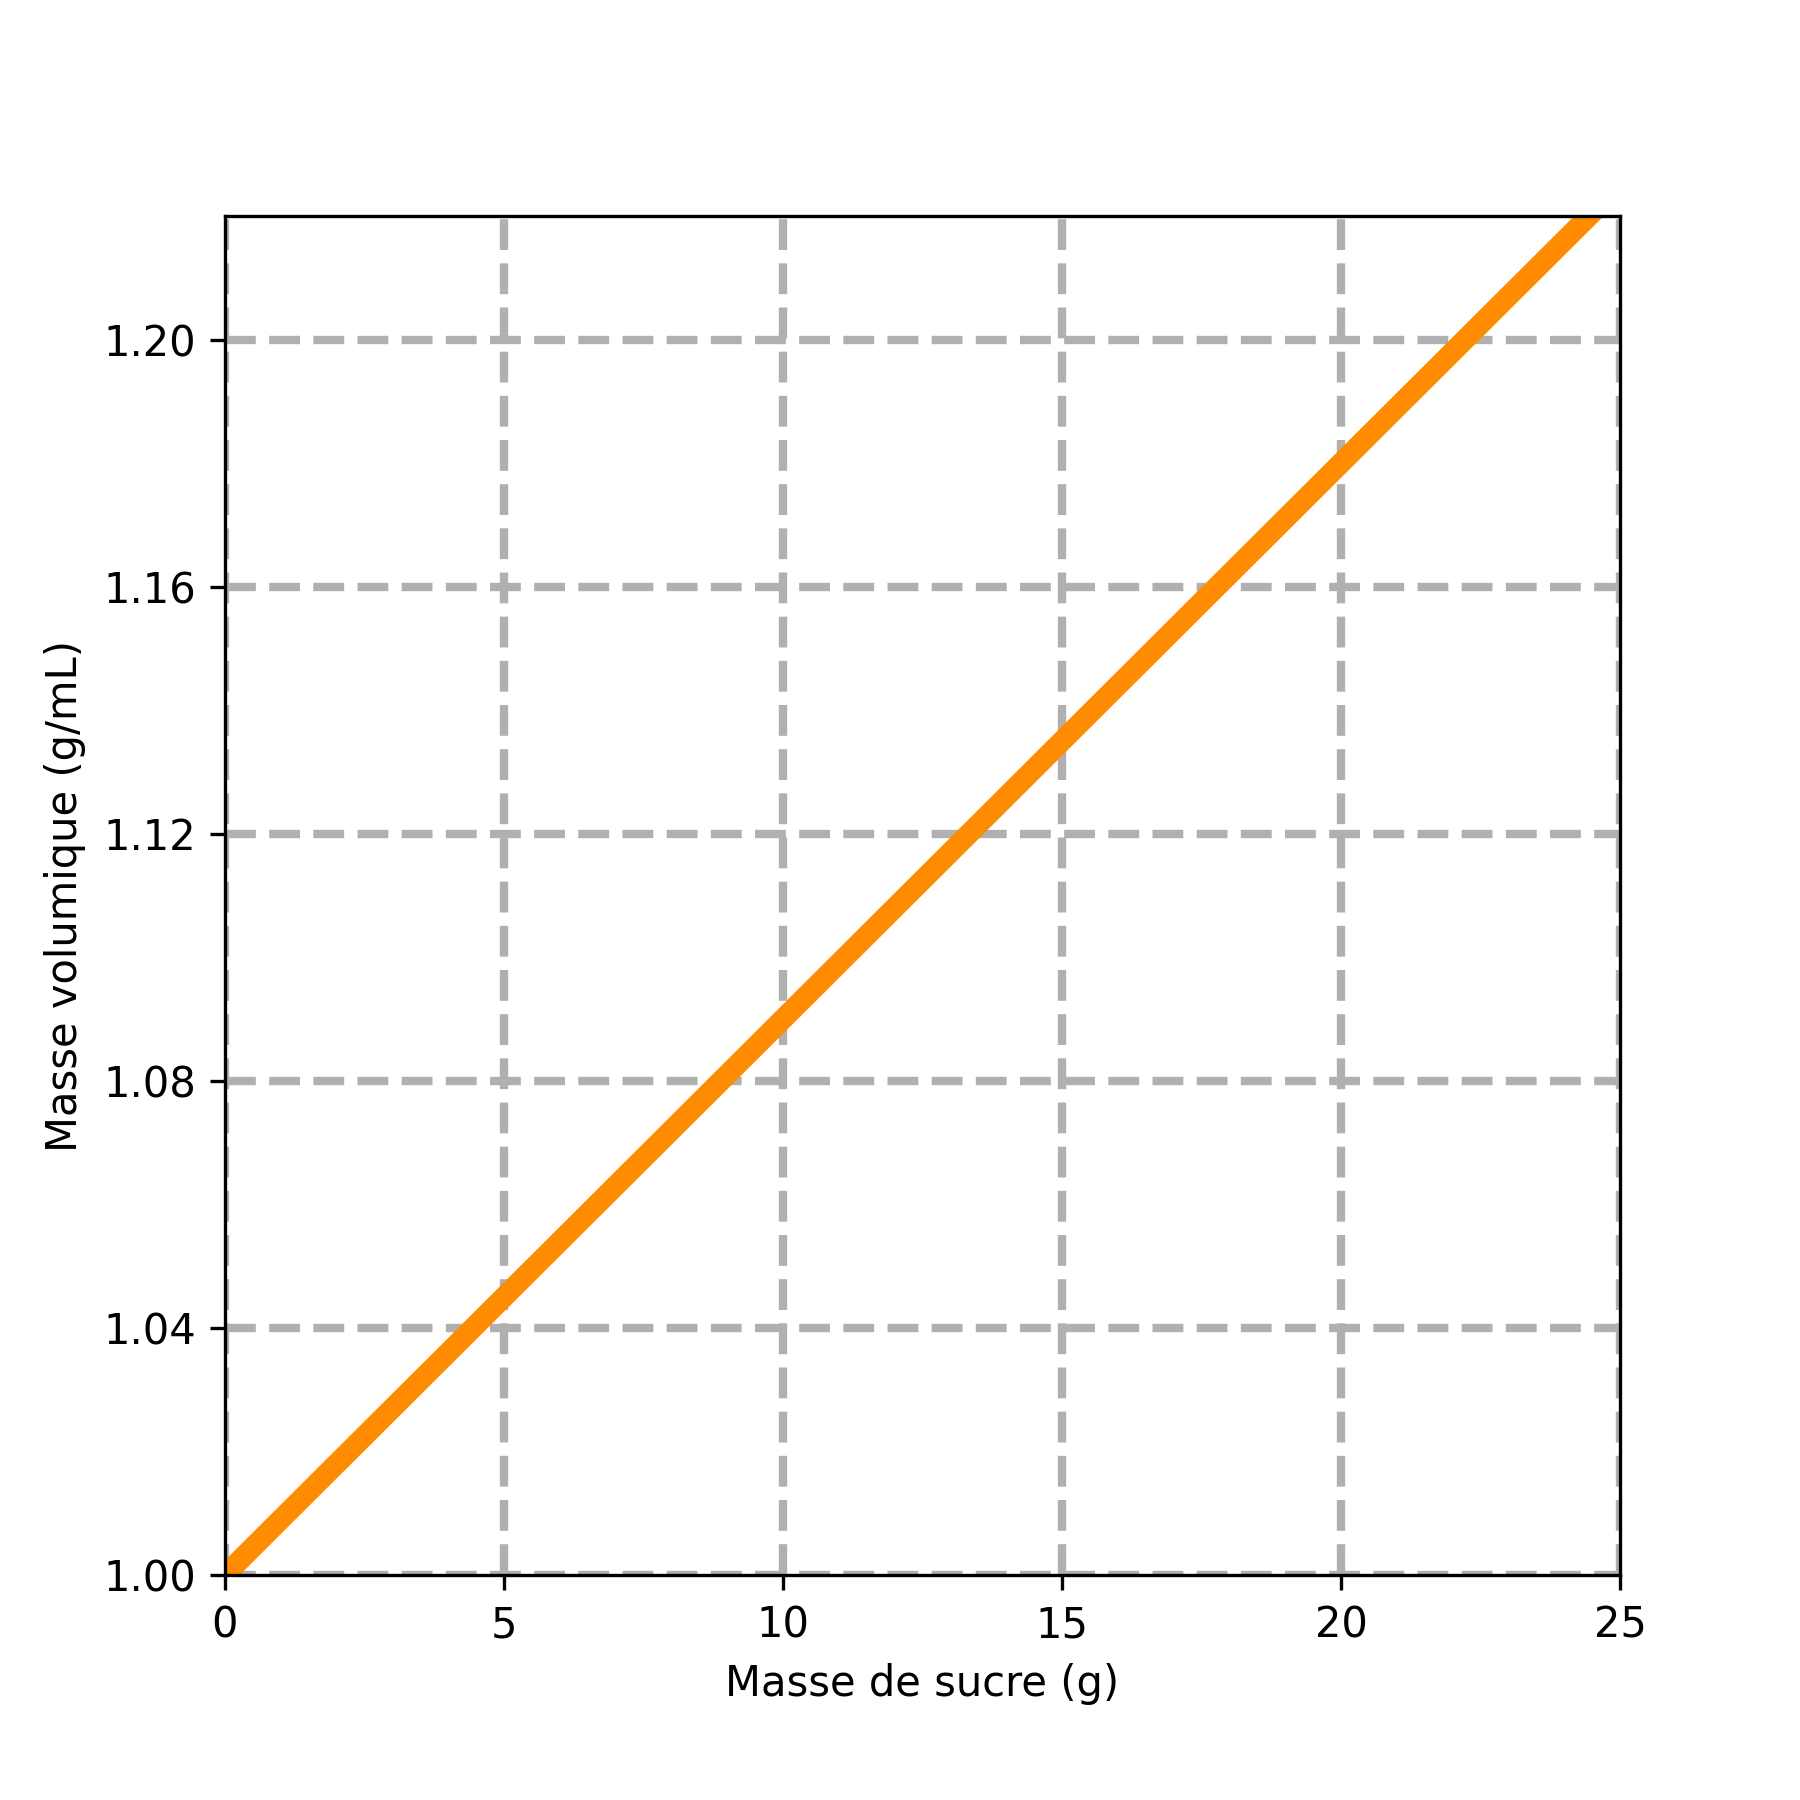

Write the Python code that produced this figure.
import numpy as np
import matplotlib.pyplot as plt

def masseVolumiqueSirop (x):
    return (9 * x + 1000)/1000

# gamme de concentration
concentration = np.linspace (0, 30, 100)

# trace du graphique
plt.xlim ((0, 25))
plt.ylim ((1.000, 1.220))
plt.plot (concentration, masseVolumiqueSirop (concentration), color='darkorange', lw=5)

# legende
plt.xlabel ('Masse de sucre (g)')
plt.ylabel ('Masse volumique (g/mL)')

# parametre de la grille
plt.rcParams["figure.figsize"] = (6, 6)
plt.xticks(np.arange(0, 28, 5))
plt.yticks(np.arange(1.000, 1.240, 0.040))
plt.grid (True, lw=2, ls='--')
plt.savefig('masse_volumique_sirop.png', dpi=300)
plt.show ()